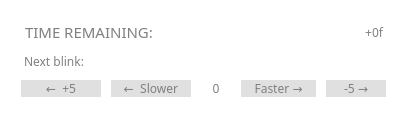
       <widget class="QFrame" name="timerFrame">
        <property name="enabled">
         <bool>false</bool>
        </property>
        <property name="sizePolicy">
         <sizepolicy hsizetype="Preferred" vsizetype="Preferred">
          <horstretch>0</horstretch>
          <verstretch>0</verstretch>
         </sizepolicy>
        </property>
        <property name="autoFillBackground">
         <bool>false</bool>
        </property>
        <property name="styleSheet">
         <string notr="true">*{border: 5px solid white;
font: &quot;Century Gothic&quot;;
color: black;
background-color: white;
border-radius: 20px;
}
QFrame:disabled{
color:grey;
}</string>
        </property>
        <property name="frameShape">
         <enum>QFrame::StyledPanel</enum>
        </property>
        <property name="frameShadow">
         <enum>QFrame::Raised</enum>
        </property>
        <layout class="QGridLayout" name="gridLayout">
         <property name="spacing">
          <number>0</number>
         </property>
         <item row="2" column="0">
          <widget class="QPushButton" name="slowerButtonX5">
           <property name="sizePolicy">
            <sizepolicy hsizetype="Preferred" vsizetype="Preferred">
             <horstretch>0</horstretch>
             <verstretch>0</verstretch>
            </sizepolicy>
           </property>
           <property name="minimumSize">
            <size>
             <width>90</width>
             <height>0</height>
            </size>
           </property>
           <property name="font">
            <font>
             <family>Century Gothic</family>
             <pointsize>9</pointsize>
             <italic>false</italic>
             <bold>true</bold>
            </font>
           </property>
           <property name="styleSheet">
            <string notr="true">QPushButton{background-color: #004080;
font: 9pt &quot;Century Gothic&quot;;
color: white;
font-weight: bold;
border-radius:18px;
}
QPushButton:hover{
background-color: #265d93;
}
QPushButton:pressed{
background-color: #004080;
}
QPushButton:disabled{
background-color:#e0e0e0;
font-weight:normal;
color:grey;
}</string>
           </property>
           <property name="text">
            <string>←  +5</string>
           </property>
          </widget>
         </item>
         <item row="2" column="1">
          <widget class="QPushButton" name="slowerButton">
           <property name="sizePolicy">
            <sizepolicy hsizetype="Preferred" vsizetype="Preferred">
             <horstretch>0</horstretch>
             <verstretch>0</verstretch>
            </sizepolicy>
           </property>
           <property name="minimumSize">
            <size>
             <width>90</width>
             <height>0</height>
            </size>
           </property>
           <property name="font">
            <font>
             <family>Century Gothic</family>
             <pointsize>9</pointsize>
             <italic>false</italic>
             <bold>true</bold>
            </font>
           </property>
           <property name="styleSheet">
            <string notr="true">QPushButton{background-color: #004080;
font: 9pt &quot;Century Gothic&quot;;
color: white;
font-weight: bold;
border-radius:18px;
}
QPushButton:hover{
background-color: #265d93;
}
QPushButton:pressed{
background-color: #004080;
}
QPushButton:disabled{
background-color:#e0e0e0;
font-weight:normal;
color:grey;
}</string>
           </property>
           <property name="text">
            <string>←  Slower</string>
           </property>
          </widget>
         </item>
         <item row="2" column="2">
          <widget class="QLabel" name="nudgeOffsetLabel">
           <property name="sizePolicy">
            <sizepolicy hsizetype="Preferred" vsizetype="Preferred">
             <horstretch>0</horstretch>
             <verstretch>0</verstretch>
            </sizepolicy>
           </property>
           <property name="minimumSize">
            <size>
             <width>40</width>
             <height>0</height>
            </size>
           </property>
           <property name="font">
            <font>
             <family>Century Gothic</family>
             <italic>false</italic>
             <bold>false</bold>
            </font>
           </property>
           <property name="text">
            <string>0</string>
           </property>
           <property name="alignment">
            <set>Qt::AlignCenter</set>
           </property>
          </widget>
         </item>
         <item row="2" column="3">
          <widget class="QPushButton" name="fasterButton">
           <property name="sizePolicy">
            <sizepolicy hsizetype="Preferred" vsizetype="Preferred">
             <horstretch>0</horstretch>
             <verstretch>0</verstretch>
            </sizepolicy>
           </property>
           <property name="minimumSize">
            <size>
             <width>85</width>
             <height>0</height>
            </size>
           </property>
           <property name="font">
            <font>
             <family>Century Gothic</family>
             <pointsize>9</pointsize>
             <italic>false</italic>
             <bold>true</bold>
            </font>
           </property>
           <property name="autoFillBackground">
            <bool>false</bool>
           </property>
           <property name="styleSheet">
            <string notr="true">QPushButton{background-color: #004080;
font: 9pt &quot;Century Gothic&quot;;
color: white;
font-weight: bold;
border-radius:18px;
}
QPushButton:hover{
background-color: #265d93;
}
QPushButton:pressed{
background-color: #004080;
}
QPushButton:disabled{
background-color:#e0e0e0;
font-weight:normal;
color:grey;
}</string>
           </property>
           <property name="text">
            <string>Faster →</string>
           </property>
          </widget>
         </item>
         <item row="2" column="4">
          <widget class="QPushButton" name="fasterButtonX5">
           <property name="sizePolicy">
            <sizepolicy hsizetype="Preferred" vsizetype="Preferred">
             <horstretch>0</horstretch>
             <verstretch>0</verstretch>
            </sizepolicy>
           </property>
           <property name="minimumSize">
            <size>
             <width>70</width>
             <height>0</height>
            </size>
           </property>
           <property name="font">
            <font>
             <family>Century Gothic</family>
             <pointsize>9</pointsize>
             <italic>false</italic>
             <bold>true</bold>
            </font>
           </property>
           <property name="autoFillBackground">
            <bool>false</bool>
           </property>
           <property name="styleSheet">
            <string notr="true">QPushButton{background-color: #004080;
font: 9pt &quot;Century Gothic&quot;;
color: white;
font-weight: bold;
border-radius:18px;
}
QPushButton:hover{
background-color: #265d93;
}
QPushButton:pressed{
background-color: #004080;
}
QPushButton:disabled{
background-color:#e0e0e0;
font-weight:normal;
color:grey;
}</string>
           </property>
           <property name="text">
            <string>-5 →</string>
           </property>
          </widget>
         </item>
         <item row="1" column="0" colspan="5">
          <widget class="QLabel" name="localTimeLabel">
           <property name="font">
            <font>
             <family>Century Gothic</family>
             <italic>false</italic>
             <bold>false</bold>
            </font>
           </property>
           <property name="text">
            <string>Next blink:</string>
           </property>
          </widget>
         </item>
         <item row="0" column="0" colspan="3">
          <widget class="QLabel" name="TotalTimeLabel">
           <property name="font">
            <font>
             <family>Century Gothic</family>
             <pointsize>11</pointsize>
             <italic>false</italic>
             <bold>false</bold>
            </font>
           </property>
           <property name="text">
            <string>TIME REMAINING:</string>
           </property>
          </widget>
         </item>
         <item row="0" column="3" colspan="2">
          <widget class="QLabel" name="nudgeMSLabel">
           <property name="font">
            <font>
             <family>Century Gothic</family>
             <italic>false</italic>
             <bold>false</bold>
            </font>
           </property>
           <property name="text">
            <string>+0f</string>
           </property>
           <property name="alignment">
            <set>Qt::AlignRight|Qt::AlignTrailing|Qt::AlignVCenter</set>
           </property>
          </widget>
         </item>
        </layout>
       </widget>
